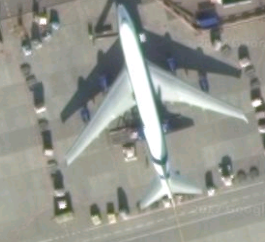
#> input picture cascade_training/planes_good/orig/021_good_orig.png, 265 x 242 px, found by its file name; its folder holds only this picture in this run
$ python prepare_cascade_data.py   (Python 2 division)
#> lines starting #> are read from the running program, lines starting #| are printed output that depends on the picture; after the words box and inside, x2 and y2 are one past the last pixel; in counts of white or black regions, pixels touching at a corner belong together
import os
import cv2
from os.path import join, isfile


good_path = "./planes_good/"
bad_path = "./planes_bad/"

orig_path = "orig/"
gray_path = "gray/"
blur_path = "blur/"
canny_path = "canny/"
gray_and_blur_path = "gray_and_blur/"
gray_and_canny_path = "gray_and_canny/"
gray_and_blur_and_canny_path = "gray_and_blur_and_canny/"

data_good = "good"
data_bad = "bad"

data_orig = "orig"
data_gray = "gray"
data_blur = "blur"
data_canny = "canny"
data_gray_and_blur = "gray_and_blur"
data_gray_and_canny = "gray_and_canny"
data_gray_and_blur_and_canny = "gray_and_blur_and_canny"


# 1 - counter
# 2 - bad or good
# 3 - type
img_name_pattern = "%.3d_%s_%s.png"


# 1 - filename with path
# 2 - width
# 3 - height
dataline_pattern_good = "%s 1 0 0 %d %d\n"
dataline_pattern_bad = "%s\n"

# 1 - bad or good
# 2 - type
datafile_patern = "%s_%s.dat"


blur_kernel_size = 7
blur_gamma = 2.5

canny_t1 = 60
canny_t2 = 100


src_files_good = [join(good_path, orig_path, f) for f in os.listdir(join(good_path, orig_path)) if isfile(join(good_path, orig_path, f))]
src_files_bad = [join(bad_path, orig_path, f) for f in os.listdir(join(bad_path, orig_path)) if isfile(join(bad_path, orig_path, f))]

# [70 lines left out: function handle_good_images, not called in this run]


def handle_bad_images():
    counter = 0

    datafile_orig = open(datafile_patern % (data_bad, data_orig), "a")
    datafile_gray = open(datafile_patern % (data_bad, data_gray), "a")
    datafile_blur = open(datafile_patern % (data_bad, data_blur), "a")
    datafile_canny = open(datafile_patern % (data_bad, data_canny), "a")
    datafile_gray_and_blur = open(datafile_patern % (data_bad, data_gray_and_blur), "a")
    datafile_gray_and_canny = open(datafile_patern % (data_bad, data_gray_and_canny), "a")
    datafile_gray_and_blur_and_canny = open(datafile_patern % (data_bad, data_gray_and_blur_and_canny), "a")

    for file in src_files_bad:

        counter += 1

        # Reading image
        img_orig = cv2.imread(file)
#> img_orig is the input picture: shape (242, 265, 3); mean B, G, R 143.6, 151.2, 149.8

        width, height, nchannels = img_orig.shape
#> width = 242; height = 265; nchannels = 3

        # Saving to the new name and writing to data file
        newname_orig = join(bad_path, orig_path, img_name_pattern % (counter, data_bad, data_orig))
        cv2.imwrite(newname_orig, img_orig)
        datafile_orig.write(dataline_pattern_bad % (newname_orig))

        # Graying image
        img_gray = cv2.cvtColor(img_orig, cv2.COLOR_BGR2GRAY)
        newname_gray = join(bad_path, gray_path, img_name_pattern % (counter, data_bad, data_gray))
        cv2.imwrite(newname_gray, img_gray)
        datafile_gray.write(dataline_pattern_bad % (newname_gray))

        # Bluring image
        img_blur = cv2.GaussianBlur(img_orig, (blur_kernel_size, blur_kernel_size), blur_gamma)
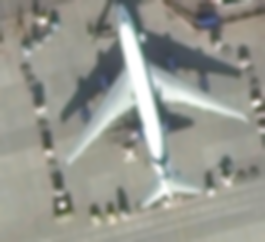
#> img_blur: shape (242, 265, 3); mean B, G, R 143.6, 151.2, 149.8
        newname_blur = join(bad_path, blur_path, img_name_pattern % (counter, data_bad, data_blur))
        cv2.imwrite(newname_blur, img_blur)
        datafile_blur.write(dataline_pattern_bad % (newname_blur))

        # Canny image
        img_canny = cv2.Canny(img_orig, canny_t1, canny_t2)
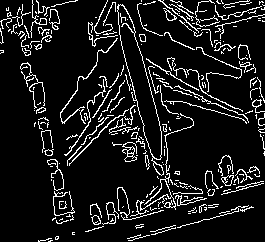
#> img_canny: shape (242, 265); 10.3% white in thin lines or dots
        newname_canny = join(bad_path, canny_path, img_name_pattern % (counter, data_bad, data_canny))
        cv2.imwrite(newname_canny, img_canny)
        datafile_canny.write(dataline_pattern_bad % (newname_canny))

        # Gray and blur
        img_gray_and_blur = cv2.GaussianBlur(img_gray, (blur_kernel_size, blur_kernel_size), blur_gamma)
        newname_gray_and_blur = join(bad_path, gray_and_blur_path, img_name_pattern % (counter, data_bad, data_gray_and_blur))
        cv2.imwrite(newname_gray_and_blur, img_gray_and_blur)
        datafile_gray_and_blur.write(dataline_pattern_bad % (newname_gray_and_blur))

        # Gray and canny
        img_gray_and_canny = cv2.Canny(img_gray, canny_t1, canny_t2)
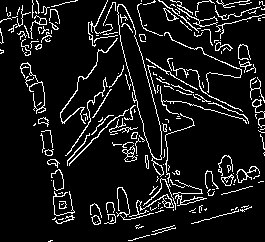
#> img_gray_and_canny: shape (242, 265); 9.4% white in thin lines or dots
        newname_gray_and_canny = join(bad_path, gray_and_canny_path, img_name_pattern % (counter, data_bad, data_gray_and_canny))
        cv2.imwrite(newname_gray_and_canny, img_gray_and_canny)
        datafile_gray_and_canny.write(dataline_pattern_bad % (newname_gray_and_canny))

        # Gray and blur and Canny
        img_all = cv2.Canny(img_gray_and_blur, canny_t1, canny_t2)
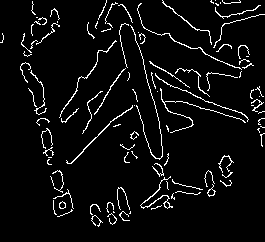
#> img_all: shape (242, 265); 5.3% white in thin lines or dots
        newname_all = join(bad_path, gray_and_blur_and_canny_path, img_name_pattern % (counter, data_bad, data_gray_and_blur_and_canny))
        cv2.imwrite(newname_all, img_all)
        datafile_gray_and_blur_and_canny.write(dataline_pattern_bad % (newname_all))

        print "File %d is ready ..." % (counter)

    datafile_orig.close()
    datafile_gray.close()
    datafile_blur.close()
    datafile_canny.close()
    datafile_gray_and_blur.close()
    datafile_gray_and_canny.close()
    datafile_gray_and_blur_and_canny.close()

# handle_good_images()


handle_bad_images()

$ run again, on cascade_training/planes_good/orig/052_good_orig.png
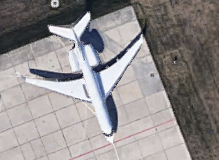
#> input picture cascade_training/planes_good/orig/052_good_orig.png, 219 x 160 px, found by its file name
#> in handle_bad_images, img_orig is the input picture: shape (160, 219, 3); mean B, G, R 142.4, 142.4, 146.5
#> in handle_bad_images, `img_canny = cv2.Canny(img_orig, canny_t1, canny_t2)`:
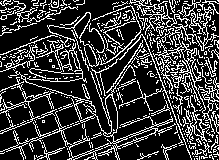
#> img_canny: shape (160, 219); 23.3% white in thin lines or dots
#> img_gray_and_canny: shape (160, 219); 21.9% white in thin lines or dots
#> in handle_bad_images, `img_all = cv2.Canny(img_gray_and_blur, canny_t1, canny_t2)`:
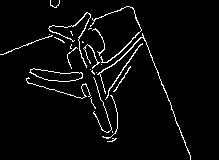
#> img_all: shape (160, 219); 3.9% white in thin lines or dots, all inside (x1, y1, x2, y2) = (0, 0, 191, 160)

$ run again, on cascade_training/planes_good/orig/121_good_orig.png
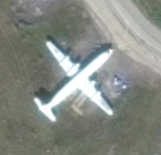
#> input picture cascade_training/planes_good/orig/121_good_orig.png, 161 x 155 px, found by its file name
#> in handle_bad_images, img_orig is the input picture: shape (155, 161, 3); mean B, G, R 130.6, 137.5, 133.3
#> in handle_bad_images, `img_canny = cv2.Canny(img_orig, canny_t1, canny_t2)`:
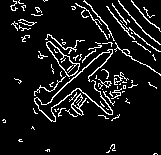
#> img_canny: shape (155, 161); 8.9% white in thin lines or dots
#> img_gray_and_canny: shape (155, 161); 7.9% white in thin lines or dots
#> in handle_bad_images, `img_all = cv2.Canny(img_gray_and_blur, canny_t1, canny_t2)`:
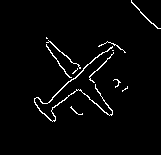
#> img_all: shape (155, 161); 2.7% white in thin lines or dots, all inside (x1, y1, x2, y2) = (34, 0, 161, 122)
